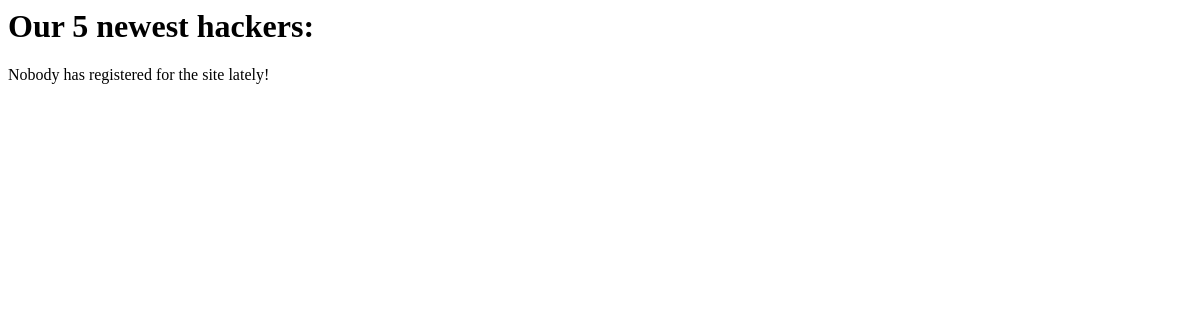
/matcher/, run on an earlier commit of the app's database.
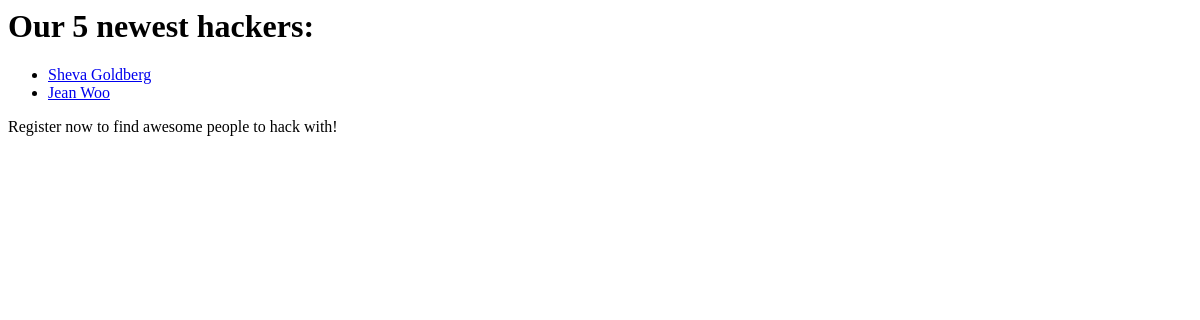
And on a later commit of the database.
### matcher/models.py (models this page shows, shortened)
class Hacker(models.Model):
    DESIGNER = 'DS'
    DEVELOPER = 'DV'
    OTHER = 'OT'
    SKILL_CHOICES = (
        (DESIGNER, 'Designer'),
        (DEVELOPER, 'Developer'),
        (OTHER, 'Other'),
    )
    MALE = 'M'
    FEMALE = 'F'
    OTH = 'O'
    GENDERS = (
        (MALE, 'Male'),
        (FEMALE, 'Female'),
        (OTH, 'Other')
    )
    full_name = models.CharField(max_length=200)
    gender = models.CharField(max_length=2,
                             choices=GENDERS)
    email = models.CharField(max_length=200)
    website = models.CharField(max_length=200)
    details = models.TextField()
    skill = models.CharField(max_length=2,
                             choices=SKILL_CHOICES,
                             default=DESIGNER)
    looking_for = models.CharField(max_length=2,
                             choices=SKILL_CHOICES,
                             default=DEVELOPER)

### matcher/views.py (the view)
def index(request):
   newest_hacker_list = Hacker.objects.all()[:5]
   context = {'newest_hacker_list' : newest_hacker_list}
   return render(request, 'matcher/index.html', context)

### matcher/templates/matcher/index.html
<h1>Our 5 newest hackers:</h1>
{% if newest_hacker_list %}
	<ul>
	{% for hacker in newest_hacker_list %}
		<li><a href="{% url 'matcher:detail' hacker.id %}">{{ hacker.full_name }}</a></li>
	{% endfor %}
	</ul>
<p>Register now to find awesome people to hack with!</p>
{% else %}
	<p>Nobody has registered for the site lately!</p>
{% endif %}

What changed in the data, as far as the page shows it:
added Hacker: full_name "Sheva Goldberg"
added Hacker: full_name "Jean Woo"
Also different on the page:
text no longer shown: "Nobody has registered for the site lately!"
text now shown: "Register now to find awesome people to hack with!"
